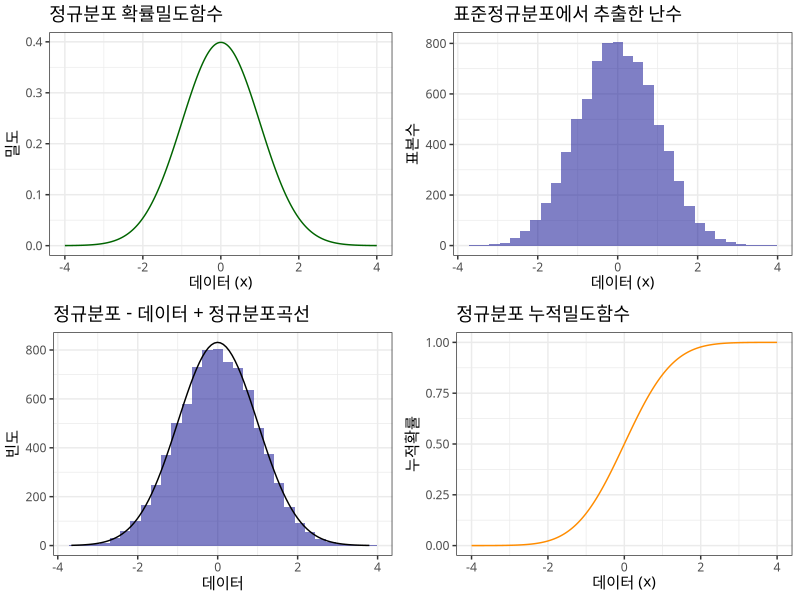
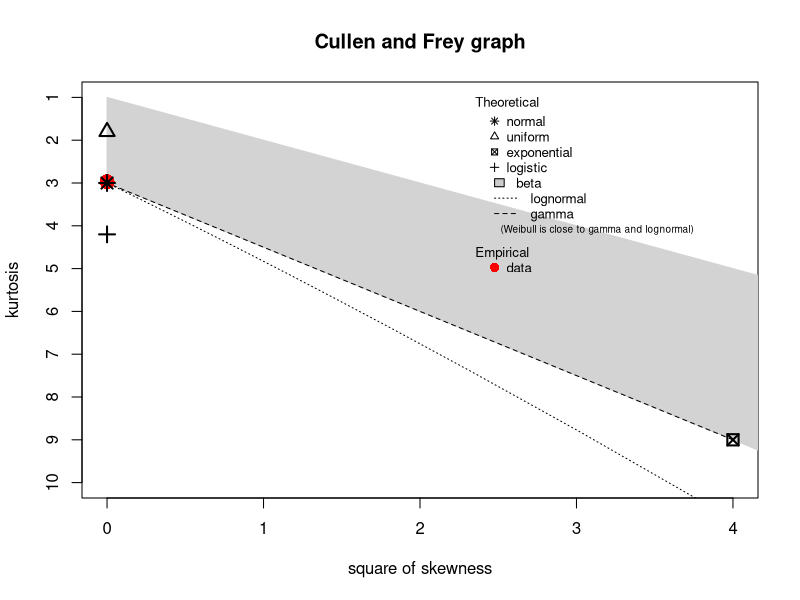
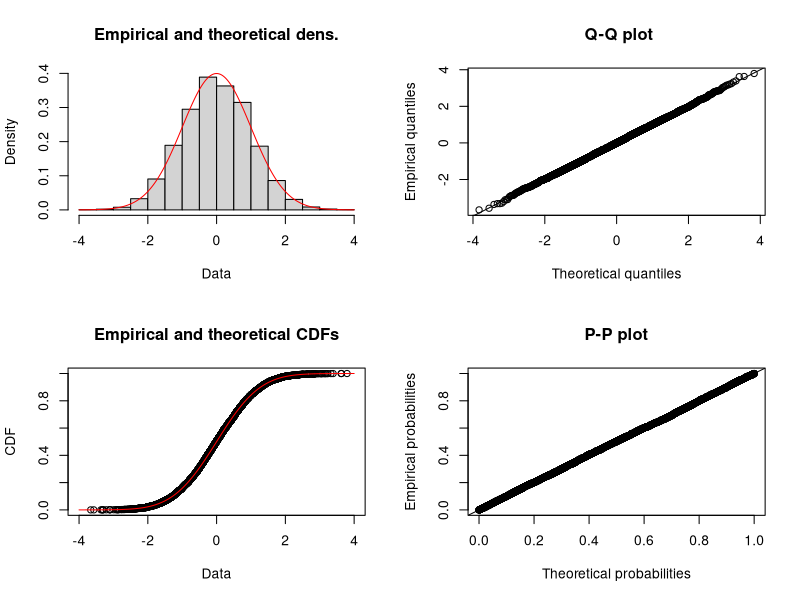

The R script that drew these images, in order:
# 1. 정규분포 ----------------------------------------
# https://www.r-bloggers.com/normal-distribution-functions/
library(tidyverse)

xseq <- seq(-4, 4, .001)
normal_densities <- dnorm(xseq, 0,1)
normal_cumulative <- pnorm(xseq, 0, 1)
normal_smpl <- rnorm(length(xseq), 0, 1)

normal_df <- data.frame(xseq, normal_densities, normal_cumulative, normal_smpl)

normal_density_p <- normal_df %>% 
  ggplot(aes(x=xseq, y=normal_densities)) +
  geom_line(color="darkgreen") +
  theme_bw(base_family="NanumGothic") +  
  labs(x = '데이터 (x)', y ='밀도', title="정규분포 확률밀도함수")

normal_cummulative_p <- normal_df %>% 
  ggplot(aes(x=xseq, y=normal_cumulative)) +
  geom_line(color="darkorange") +
  theme_bw(base_family="NanumGothic") +  
  labs(x = '데이터 (x)', y ='누적확률', title="정규분포 누적밀도함수")

normal_sample_p <- normal_df %>% 
  ggplot(aes(x=normal_smpl)) +
  geom_histogram(aes(y = ..count..), bins = 30, fill = 'darkblue', alpha=0.5) +
  theme_bw(base_family="NanumGothic") +  
  labs(x = '데이터 (x)', y ='표본수', title="표준정규분포에서 추출한 난수")

normal_data_fit_p <- ggplot(normal_df, aes(normal_smpl)) +
  geom_histogram(aes(y = ..count..), bins = 30, fill = 'darkblue', alpha=0.5) +
  theme_bw(base_family="NanumGothic") +
  scale_y_continuous(labels = scales::comma) +
  labs(x = '데이터', y ='빈도', title="정규분포 - 데이터 + 정규분포곡선") +
  stat_function(
    fun = function(x, mean, sd, n, bw){ 
      dnorm(x = x, mean = mean, sd = sd) * n * bw
    }, args = c(mean = mean(normal_df$normal_smpl, na.rm = T), sd = sd(normal_df$normal_smpl, na.rm =T), n = length(xseq), bw = 0.26))

gridExtra::grid.arrange(normal_density_p, normal_sample_p, normal_data_fit_p, normal_cummulative_p, nrow=2)


# 2. 데이터에 적합한 분포 검정 및 모수 추정-------------------
# ---------------------descdist(normal_smpl, discrete = FALSE)
install.packages("fitdistrplus")
library(fitdistrplus)

descdist(normal_smpl, discrete = FALSE)
normal_smpl_fit <- fitdist(normal_smpl, "norm", method="mle")
plot(normal_smpl_fit)
